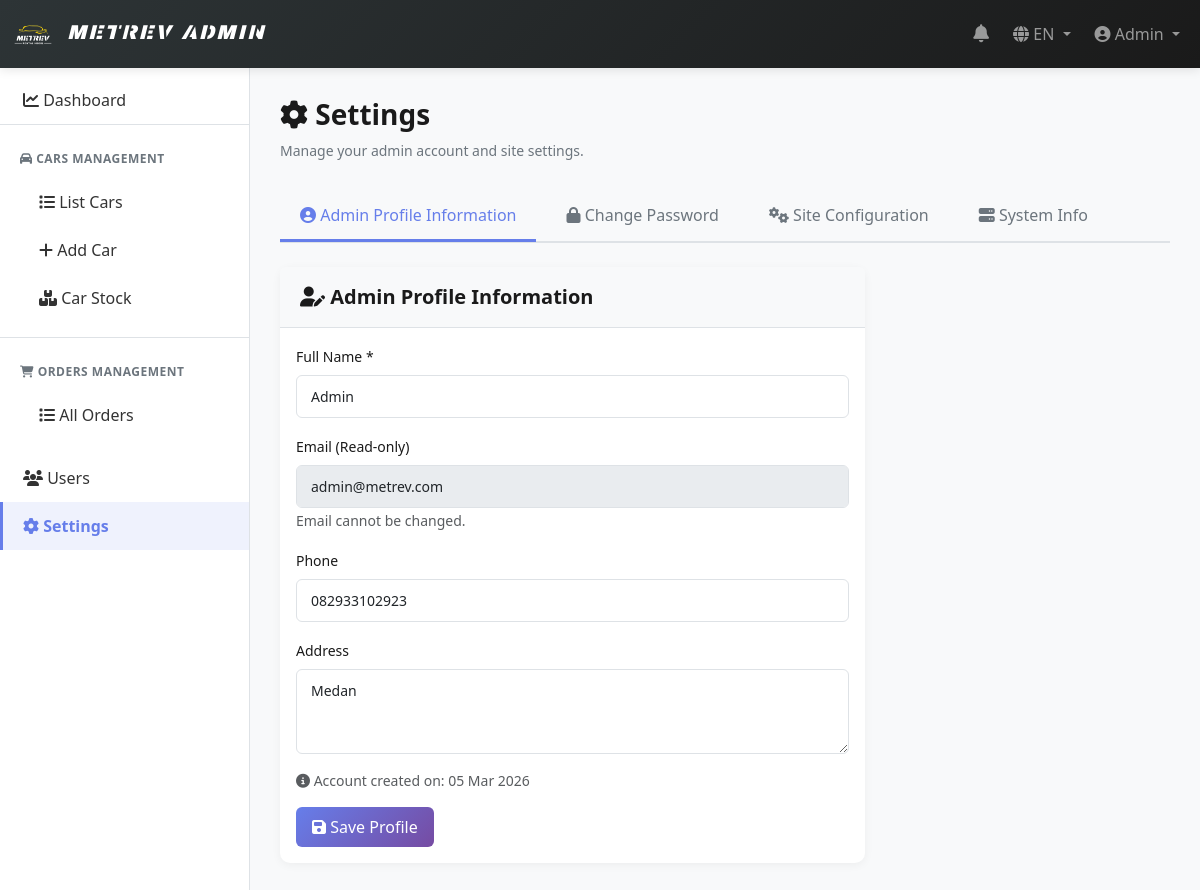
The page /admin/settings.php?lang=en (signed in) on the database its author committed.
### tables this page shows
CREATE TABLE `users` (
  `id` int(11) NOT NULL AUTO_INCREMENT,
  `name` varchar(100) NOT NULL,
  `email` varchar(100) NOT NULL,
  `password` varchar(255) NOT NULL,
  `phone` varchar(20) DEFAULT NULL,
  `address` text DEFAULT NULL,
  `role` enum('user','admin') DEFAULT 'user',
  `email_verified` tinyint(1) DEFAULT 0,
  `verification_token` varchar(100) DEFAULT NULL,
  `reset_token` varchar(100) DEFAULT NULL,
  `reset_token_expires` datetime DEFAULT NULL,
  `created_at` timestamp NOT NULL DEFAULT current_timestamp(),
  `updated_at` timestamp NOT NULL DEFAULT current_timestamp() ON UPDATE current_timestamp(),
  PRIMARY KEY (`id`),
  UNIQUE KEY `email` (`email`),
  KEY `idx_email` (`email`),
  KEY `idx_verification_token` (`verification_token`),
  KEY `idx_reset_token` (`reset_token`)
);

### includes/language.php (called while the page is built, shortened)
<?php
function get_current_lang() {
    if (isset($_SESSION['lang'])) {
        return $_SESSION['lang'];
    }
    return 'id';
}
function load_lang() {
    static $translations = null;
    if ($translations !== null) return $translations;
    $lang = get_current_lang();
    $file = __DIR__ . '/lang/' . $lang . '.php';
    if (file_exists($file)) {
        $translations = require $file;
    } else {
        $translations = require __DIR__ . '/lang/id.php';
    }
    return $translations;
}
function __($key, $default = null) {
    $translations = load_lang();
    return $translations[$key] ?? $default ?? $key;
}

### includes/functions.php (called while the page is built, shortened)
<?php
function format_date($date) {
    return date('d M Y', strtotime($date));
}
function check_session_timeout() {
    return true;
}

### includes/auth.php (called while the page is built, shortened)
<?php
function is_logged_in() {
    return isset($_SESSION['user_id']) && check_session_timeout();
}
function get_logged_in_user() {
    global $conn;
    $stmt = $conn->prepare("SELECT id, name, email, phone, address, role, created_at FROM users WHERE id = ?");
    $stmt->bind_param("i", $_SESSION['user_id']);
    $stmt->execute();
    $result = $stmt->get_result();
    $user = $result->fetch_assoc();
    return $user;
}

### includes/security.php (called while the page is built, shortened)
<?php
function sanitize_output($string) {
    return htmlspecialchars($string, ENT_QUOTES, 'UTF-8');
}

### admin/settings.php (the view, shortened to what this page needs)
<?php
$project_root = dirname(__DIR__);
require_once $project_root . '/includes/language.php';
require_once __DIR__ . '/includes/header.php';
require_once __DIR__ . '/includes/sidebar.php';
$admin_data = get_logged_in_user();
?>
<div class="admin-content">
    <div class="content-header">
        <h1><i class="fas fa-cog"></i> <?php echo __('admin_settings'); ?></h1>
        <p>Manage your admin account and site settings.</p>
    </div>
    <ul class="nav nav-tabs mb-4" role="tablist">
        <li class="nav-item" role="presentation">
            <button class="nav-link active" id="profile-tab" data-bs-toggle="tab" data-bs-target="#profile" type="button" role="tab">
                <i class="fas fa-user-circle"></i> <?php echo __('admin_profile_info'); ?>
            </button>
        </li>
        <li class="nav-item" role="presentation">
            <button class="nav-link" id="password-tab" data-bs-toggle="tab" data-bs-target="#password" type="button" role="tab">
                <i class="fas fa-lock"></i> <?php echo __('admin_change_password'); ?>
            </button>
        </li>
        <li class="nav-item" role="presentation">
            <button class="nav-link" id="site-tab" data-bs-toggle="tab" data-bs-target="#site" type="button" role="tab">
                <i class="fas fa-cogs"></i> <?php echo __('admin_site_config'); ?>
            </button>
        </li>
        <li class="nav-item" role="presentation">
            <button class="nav-link" id="system-tab" data-bs-toggle="tab" data-bs-target="#system" type="button" role="tab">
                <i class="fas fa-server"></i> System Info
            </button>
        </li>
    </ul>
    <div class="tab-content">
        <div class="tab-pane fade show active" id="profile" role="tabpanel">
            <div class="row">
                <div class="col-md-8">
                    <div class="card">
                        <div class="card-header bg-light">
                            <h5 class="mb-0"><i class="fas fa-user-edit"></i> <?php echo __('admin_profile_info'); ?></h5>
                        </div>
                        <div class="card-body">
                            <form method="POST">
                                <div class="mb-3">
                                    <label for="name" class="form-label"><?php echo __('admin_full_name'); ?> *</label>
                                    <input type="text" class="form-control" id="name" name="name"
                                        value="<?php echo sanitize_output($admin_data['name'] ?? ''); ?>" required>
                                </div>
                                <div class="mb-3">
                                    <label for="email" class="form-label"><?php echo __('admin_email_readonly'); ?></label>
                                    <input type="email" class="form-control" id="email" disabled
                                        value="<?php echo sanitize_output($admin_data['email'] ?? ''); ?>">
                                    <small class="text-muted">Email cannot be changed.</small>
                                </div>
                                <div class="mb-3">
                                    <label for="phone" class="form-label"><?php echo __('admin_phone_label'); ?></label>
                                    <input type="tel" class="form-control" id="phone" name="phone"
                                        value="<?php echo sanitize_output($admin_data['phone'] ?? ''); ?>">
                                </div>
                                <div class="mb-3">
                                    <label for="address" class="form-label"><?php echo __('admin_address_label'); ?></label>
                                    <textarea class="form-control" id="address" name="address" rows="3"><?php echo sanitize_output($admin_data['address'] ?? ''); ?></textarea>
                                </div>
                                <div class="mb-3 text-muted small">
                                    <i class="fas fa-info-circle"></i>
                                    Account created on: <?php echo format_date($admin_data['created_at'] ?? ''); ?>
                                </div>
                                <button type="submit" name="profile_submit" class="btn btn-primary">
                                    <i class="fas fa-save"></i> <?php echo __('admin_save_profile'); ?>
                                </button>
                            </form>
                        </div>
                    </div>
                </div>
            </div>
        </div>
    </div>
</div>
<?php require_once __DIR__ . '/includes/footer.php'; ?>

### assets/css/admin.css (style rules this page uses)
:root { --primary-color: #667eea; --secondary-color: #764ba2; --danger-color: #f85032; --warning-color: #ffc107; --success-color: #10b981; --info-color: #0dcaf0; --light-bg: #f8f9fa; --border-color: #dee2e6; --text-muted: #6c757d; }
body { font-family: "Segoe UI", Tahoma, Geneva, Verdana, sans-serif; background-color: var(--light-bg); color: #333; }
.admin-content { margin-left: 250px; padding: 30px; width: calc(100% - 250px); }
.content-header { margin-bottom: 30px; }
.content-header h1 { font-size: 28px; font-weight: 700; margin-bottom: 8px; color: #1a1a1a; }
.content-header p { color: var(--text-muted); margin: 0; font-size: 14px; }
.card { border: none; border-radius: 10px; box-shadow: 0 2px 10px rgba(0, 0, 0, 0.05); margin-bottom: 20px; }
.card-header { background-color: var(--light-bg); border: none; border-bottom: 1px solid var(--border-color); padding: 18px 20px; border-radius: 10px 10px 0 0; }
.card-header h5 { margin: 0; font-weight: 600; color: #1a1a1a; }
.btn { border-radius: 6px; font-weight: 500; padding: 8px 16px; border: none; transition: all 0.3s ease; }
.btn-primary { background: linear-gradient( 135deg, var(--primary-color) 0%, var(--secondary-color) 100% ); border: none; }
.form-control, .form-select { border-radius: 6px; border: 1px solid var(--border-color); padding: 10px 14px; font-size: 14px; transition: border-color 0.2s, box-shadow 0.2s; }
.form-label { font-weight: 500; color: #1a1a1a; margin-bottom: 8px; font-size: 14px; }
.nav-tabs { border-bottom: 2px solid var(--border-color); gap: 10px; }
.nav-tabs .nav-link { color: var(--text-muted); border: none; border-bottom: 3px solid transparent; border-radius: 0; padding: 12px 20px; font-weight: 500; transition: all 0.2s; }
.nav-tabs .nav-link.active { color: var(--primary-color); background-color: transparent; border-bottom-color: var(--primary-color); }

### rows shown on the page
users: name "Admin", email "admin@metrev.com", phone "082933102923", address "Medan", created_at "05 Mar 2026"

### other values the page prints
SITE_NAME "METREV"
sanitize_output($admin_name) "Admin"
__('admin_dashboard') "Dashboard"
__('admin_cars_management') "CARS MANAGEMENT"
__('admin_list_cars') "List Cars"
__('admin_add_car') "Add Car"
__('admin_car_stock') "Car Stock"
__('admin_orders_management') "ORDERS MANAGEMENT"
__('admin_all_orders') "All Orders"
__('admin_users') "Users"
__('admin_settings') "Settings"
__('admin_profile_info') "Admin Profile Information"
__('admin_change_password') "Change Password"
__('admin_site_config') "Site Configuration"
__('admin_full_name') "Full Name"
